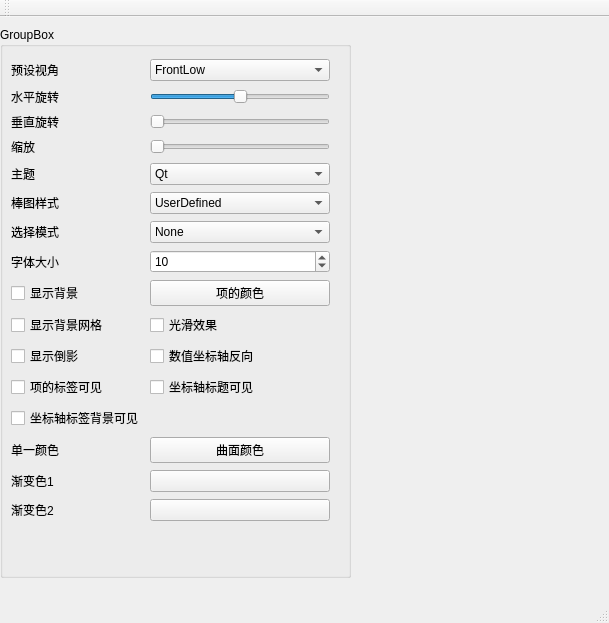
<?xml version="1.0" encoding="UTF-8"?>
<ui version="4.0">
 <class>MainWindow</class>
 <widget class="QMainWindow" name="MainWindow">
  <property name="geometry">
   <rect>
    <x>0</x>
    <y>0</y>
    <width>609</width>
    <height>623</height>
   </rect>
  </property>
  <property name="windowTitle">
   <string>MainWindow</string>
  </property>
  <widget class="QWidget" name="centralWidget">
   <widget class="QGroupBox" name="groupBox">
    <property name="geometry">
     <rect>
      <x>0</x>
      <y>10</y>
      <width>351</width>
      <height>551</height>
     </rect>
    </property>
    <property name="title">
     <string>GroupBox</string>
    </property>
    <widget class="QWidget" name="gridLayoutWidget">
     <property name="geometry">
      <rect>
       <x>0</x>
       <y>20</y>
       <width>341</width>
       <height>498</height>
      </rect>
     </property>
     <layout class="QGridLayout" name="gridLayout">
      <item row="13" column="1">
       <widget class="QPushButton" name="btnBarColor">
        <property name="text">
         <string>曲面颜色</string>
        </property>
       </widget>
      </item>
      <item row="14" column="0">
       <widget class="QLabel" name="label_10">
        <property name="text">
         <string>渐变色1</string>
        </property>
       </widget>
      </item>
      <item row="12" column="0">
       <widget class="QCheckBox" name="chkBoxAxisBackground">
        <property name="text">
         <string>坐标轴标签背景可见</string>
        </property>
       </widget>
      </item>
      <item row="3" column="1">
       <widget class="QSlider" name="slideZoom">
        <property name="minimum">
         <number>10</number>
        </property>
        <property name="maximum">
         <number>500</number>
        </property>
        <property name="orientation">
         <enum>Qt::Horizontal</enum>
        </property>
       </widget>
      </item>
      <item row="9" column="0">
       <widget class="QCheckBox" name="chkBoxGrid">
        <property name="text">
         <string>显示背景网格</string>
        </property>
       </widget>
      </item>
      <item row="0" column="1">
       <widget class="QComboBox" name="comboCamera">
        <item>
         <property name="text">
          <string>FrontLow</string>
         </property>
        </item>
        <item>
         <property name="text">
          <string>Front</string>
         </property>
        </item>
        <item>
         <property name="text">
          <string>FrontHigh</string>
         </property>
        </item>
        <item>
         <property name="text">
          <string>LeftLow</string>
         </property>
        </item>
        <item>
         <property name="text">
          <string>Left</string>
         </property>
        </item>
        <item>
         <property name="text">
          <string>LeftHigh</string>
         </property>
        </item>
        <item>
         <property name="text">
          <string>RightLow</string>
         </property>
        </item>
        <item>
         <property name="text">
          <string>Right</string>
         </property>
        </item>
        <item>
         <property name="text">
          <string>RightHigh</string>
         </property>
        </item>
        <item>
         <property name="text">
          <string>BehindLow</string>
         </property>
        </item>
        <item>
         <property name="text">
          <string>Behind</string>
         </property>
        </item>
        <item>
         <property name="text">
          <string>BehindHigh</string>
         </property>
        </item>
        <item>
         <property name="text">
          <string>IsometricLeft</string>
         </property>
        </item>
        <item>
         <property name="text">
          <string>IsometricLeftHigh</string>
         </property>
        </item>
        <item>
         <property name="text">
          <string>IsometricRight</string>
         </property>
        </item>
        <item>
         <property name="text">
          <string>IsometricRightHigh</string>
         </property>
        </item>
        <item>
         <property name="text">
          <string>DirectlyAbove</string>
         </property>
        </item>
        <item>
         <property name="text">
          <string>DirectlyAboveCW45</string>
         </property>
        </item>
        <item>
         <property name="text">
          <string>DirectlyAboveCCW45</string>
         </property>
        </item>
        <item>
         <property name="text">
          <string>FrontBelow</string>
         </property>
        </item>
        <item>
         <property name="text">
          <string>LeftBelow</string>
         </property>
        </item>
        <item>
         <property name="text">
          <string>RightBelow</string>
         </property>
        </item>
        <item>
         <property name="text">
          <string>BehindBelow</string>
         </property>
        </item>
        <item>
         <property name="text">
          <string>DirectlyBelow</string>
         </property>
        </item>
       </widget>
      </item>
      <item row="8" column="1">
       <widget class="QPushButton" name="pushButton">
        <property name="text">
         <string>项的颜色</string>
        </property>
       </widget>
      </item>
      <item row="1" column="0">
       <widget class="QLabel" name="label_2">
        <property name="text">
         <string>水平旋转</string>
        </property>
       </widget>
      </item>
      <item row="2" column="0">
       <widget class="QLabel" name="label_3">
        <property name="text">
         <string>垂直旋转</string>
        </property>
       </widget>
      </item>
      <item row="6" column="1">
       <widget class="QComboBox" name="cBoxSelectionMode">
        <item>
         <property name="text">
          <string>None</string>
         </property>
        </item>
        <item>
         <property name="text">
          <string>Item</string>
         </property>
        </item>
        <item>
         <property name="text">
          <string>Row Slice</string>
         </property>
        </item>
        <item>
         <property name="text">
          <string>Column Slice</string>
         </property>
        </item>
       </widget>
      </item>
      <item row="3" column="0">
       <widget class="QLabel" name="label_4">
        <property name="text">
         <string>缩放</string>
        </property>
       </widget>
      </item>
      <item row="8" column="0">
       <widget class="QCheckBox" name="choBoxBackground">
        <property name="text">
         <string>显示背景</string>
        </property>
       </widget>
      </item>
      <item row="2" column="1">
       <widget class="QSlider" name="sliderV">
        <property name="maximum">
         <number>90</number>
        </property>
        <property name="orientation">
         <enum>Qt::Horizontal</enum>
        </property>
       </widget>
      </item>
      <item row="1" column="1">
       <widget class="QSlider" name="sliderH">
        <property name="minimum">
         <number>-180</number>
        </property>
        <property name="maximum">
         <number>180</number>
        </property>
        <property name="orientation">
         <enum>Qt::Horizontal</enum>
        </property>
       </widget>
      </item>
      <item row="5" column="0">
       <widget class="QLabel" name="label_6">
        <property name="text">
         <string>棒图样式</string>
        </property>
       </widget>
      </item>
      <item row="0" column="0">
       <widget class="QLabel" name="label">
        <property name="text">
         <string>预设视角</string>
        </property>
       </widget>
      </item>
      <item row="7" column="0">
       <widget class="QLabel" name="label_8">
        <property name="text">
         <string>字体大小</string>
        </property>
       </widget>
      </item>
      <item row="9" column="1">
       <widget class="QCheckBox" name="checkBox_3">
        <property name="text">
         <string>光滑效果</string>
        </property>
       </widget>
      </item>
      <item row="5" column="1">
       <widget class="QComboBox" name="cBoxBarStyle">
        <item>
         <property name="text">
          <string>UserDefined</string>
         </property>
        </item>
        <item>
         <property name="text">
          <string>Bar</string>
         </property>
        </item>
        <item>
         <property name="text">
          <string>Cube</string>
         </property>
        </item>
        <item>
         <property name="text">
          <string>Pyramid</string>
         </property>
        </item>
        <item>
         <property name="text">
          <string>Cone</string>
         </property>
        </item>
        <item>
         <property name="text">
          <string>Cylinder</string>
         </property>
        </item>
        <item>
         <property name="text">
          <string>BevelBar</string>
         </property>
        </item>
        <item>
         <property name="text">
          <string>BevelCube</string>
         </property>
        </item>
        <item>
         <property name="text">
          <string>Sphere</string>
         </property>
        </item>
        <item>
         <property name="text">
          <string>Minimal</string>
         </property>
        </item>
        <item>
         <property name="text">
          <string>Arrow</string>
         </property>
        </item>
        <item>
         <property name="text">
          <string>Point</string>
         </property>
        </item>
       </widget>
      </item>
      <item row="4" column="1">
       <widget class="QComboBox" name="cBoxTheme">
        <item>
         <property name="text">
          <string>Qt</string>
         </property>
        </item>
        <item>
         <property name="text">
          <string>PrimaryColors</string>
         </property>
        </item>
        <item>
         <property name="text">
          <string>Digia</string>
         </property>
        </item>
        <item>
         <property name="text">
          <string>StoneMoss</string>
         </property>
        </item>
        <item>
         <property name="text">
          <string>ArmyBlue</string>
         </property>
        </item>
        <item>
         <property name="text">
          <string>Retro</string>
         </property>
        </item>
        <item>
         <property name="text">
          <string>Ebony</string>
         </property>
        </item>
        <item>
         <property name="text">
          <string>Isabelle</string>
         </property>
        </item>
        <item>
         <property name="text">
          <string>UserDefined</string>
         </property>
        </item>
       </widget>
      </item>
      <item row="4" column="0">
       <widget class="QLabel" name="label_5">
        <property name="text">
         <string>主题</string>
        </property>
       </widget>
      </item>
      <item row="6" column="0">
       <widget class="QLabel" name="label_7">
        <property name="text">
         <string>选择模式</string>
        </property>
       </widget>
      </item>
      <item row="11" column="0">
       <widget class="QCheckBox" name="chkBoxItemLabel">
        <property name="text">
         <string>项的标签可见</string>
        </property>
       </widget>
      </item>
      <item row="7" column="1">
       <widget class="QSpinBox" name="spinBox">
        <property name="value">
         <number>10</number>
        </property>
       </widget>
      </item>
      <item row="10" column="1">
       <widget class="QCheckBox" name="chkBoxReverse">
        <property name="text">
         <string>数值坐标轴反向</string>
        </property>
       </widget>
      </item>
      <item row="10" column="0">
       <widget class="QCheckBox" name="checkBox_4">
        <property name="text">
         <string>显示倒影</string>
        </property>
       </widget>
      </item>
      <item row="11" column="1">
       <widget class="QCheckBox" name="checkBox_7">
        <property name="text">
         <string>坐标轴标题可见</string>
        </property>
       </widget>
      </item>
      <item row="13" column="0">
       <widget class="QLabel" name="label_9">
        <property name="text">
         <string>单一颜色</string>
        </property>
       </widget>
      </item>
      <item row="15" column="0">
       <widget class="QLabel" name="label_11">
        <property name="text">
         <string>渐变色2</string>
        </property>
       </widget>
      </item>
      <item row="14" column="1">
       <widget class="QPushButton" name="btnGrad1">
        <property name="text">
         <string/>
        </property>
       </widget>
      </item>
      <item row="15" column="1">
       <widget class="QPushButton" name="btnGrad2">
        <property name="text">
         <string/>
        </property>
       </widget>
      </item>
     </layout>
    </widget>
   </widget>
  </widget>
  <widget class="QMenuBar" name="menuBar">
   <property name="geometry">
    <rect>
     <x>0</x>
     <y>0</y>
     <width>609</width>
     <height>22</height>
    </rect>
   </property>
  </widget>
  <widget class="QToolBar" name="mainToolBar">
   <attribute name="toolBarArea">
    <enum>TopToolBarArea</enum>
   </attribute>
   <attribute name="toolBarBreak">
    <bool>false</bool>
   </attribute>
  </widget>
  <widget class="QStatusBar" name="statusBar"/>
 </widget>
 <layoutdefault spacing="6" margin="11"/>
 <resources/>
 <connections/>
</ui>
